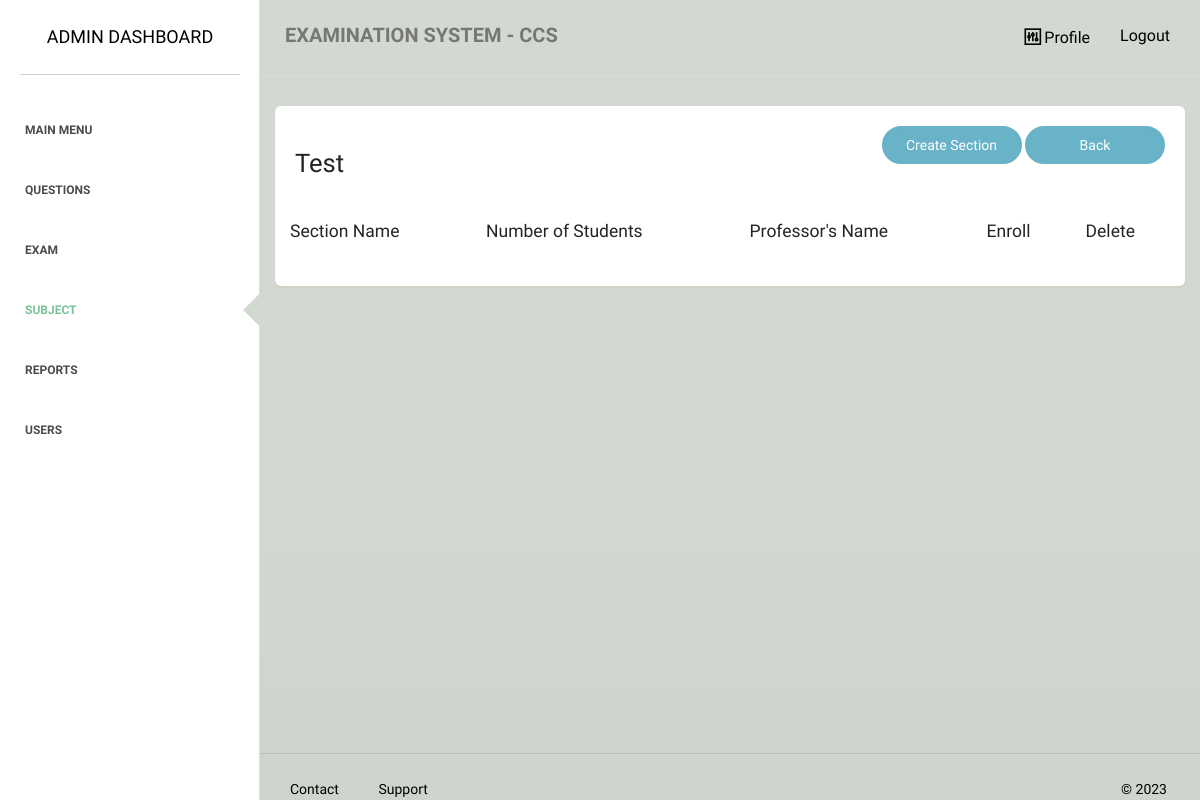
Before: /admin/class/section.php?id=0AIUEYAZ with the older database file.
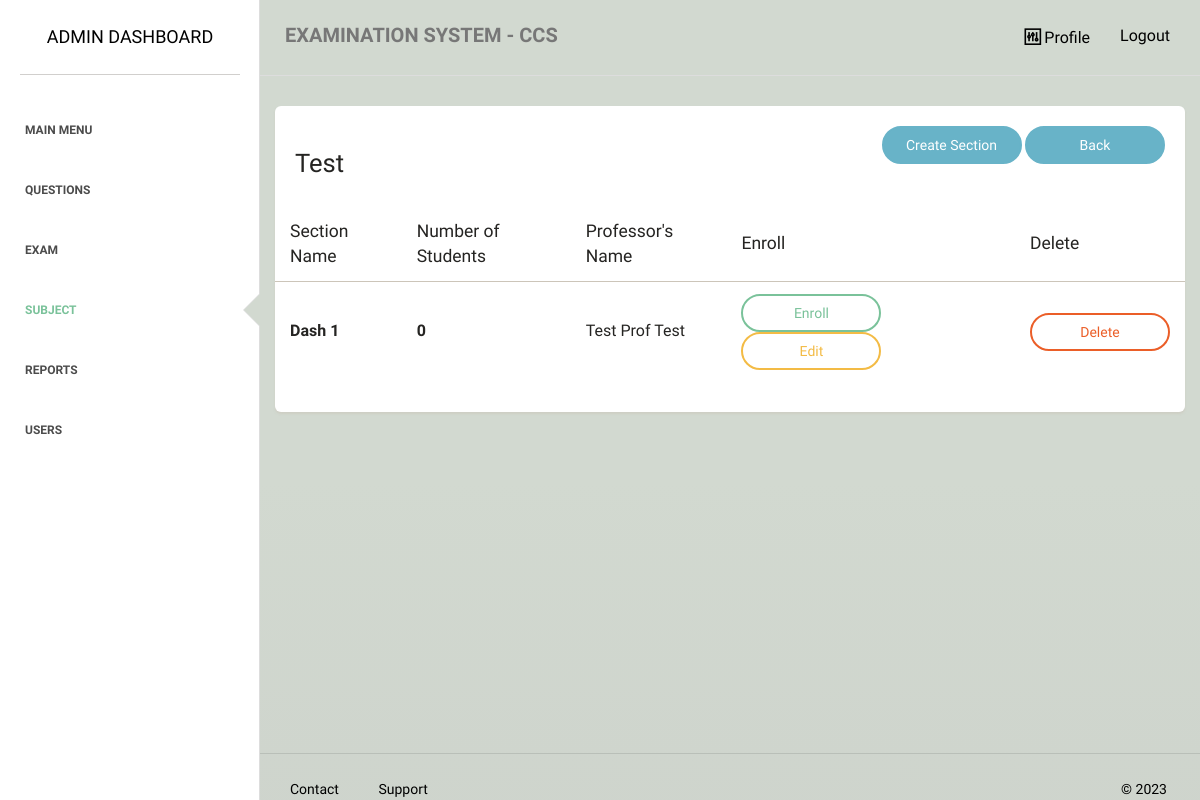
After: the same page with the newer database file.
### tables this page shows
CREATE TABLE `section` (
  `section_id` int(255) NOT NULL,
  `section_name` varchar(255) NOT NULL,
  `subject_id` varchar(255) NOT NULL,
  `prof_name` varchar(255) NOT NULL,
  `prof_id` varchar(255) NOT NULL
);

### admin/class/section.php (the view, shortened to what the changed rows need)
<?php
require_once "../../dbconnect.php";
$id = $_GET['id'] ?? '';
$statement = $pdo->prepare('SELECT  s.*, (select count(*) from enrolled_student e where e.subject_id = s.subject_id and e.section_id = s.section_id) as number_of_stud from section s where subject_id = :id');
$statement->bindValue(':id', $id);
$statement->execute();
$section = $statement->fetchAll(PDO::FETCH_ASSOC);
?>
<!doctype html>
<html lang="en">
<head>
    <link href="../../assets/css/main.css" rel="stylesheet" />
    <link href="../../assets/css/animate.css" rel="stylesheet"/>
    <link href="../../assets/css/paper-dashboard.css" rel="stylesheet"/>
    <link href="../../assets/css/demo.css" rel="stylesheet" />
    <link href="http://maxcdn.bootstrapcdn.com/font-awesome/latest/css/font-awesome.min.css" rel="stylesheet">
    <link href="../../assets/css/themify-icons.css" rel="stylesheet">
</head>
<body>
<div class="wrapper">
    <div class="main-panel">
        <div class="content">
            <div class="container-fluid">
                <div class="row">
                    <div class="">
                        <div class="card ">
                            <div class="content table-responsive table-full-width">
                                <table class="table">
                                    <thead>
                                    	<th>Section Name</th>
                                    	<th>Number of Students</th>
                                    	<th>Professor's Name</th>
                                    	<th>Enroll</th>
                                    	<th>Delete</th>
                                    </thead>
                                    <tbody>
                                        <?php foreach ($section as $i => $item): ?>
                                        <tr>
                                        	<td style="font-size:medium;"><b><?php echo $item['section_name']; ?></b></td>
                                        	<td style="font-size:medium;"><b><?php echo $item['number_of_stud']; ?></b></td>
                                        	<td style="font-size:medium;"><?php echo $item['prof_name']; ?></td>
											<td style="text-align:left;">
                                                <a href="enroll.php?id=<?php echo $item['section_id']; ?>&rnd_id=<?php echo $item['subject_id']; ?>" class="btn btn-success btn-wd">Enroll</a>
                                                <a href="edit.php?id=<?php echo $item['section_id']; ?>&rnd_id=<?php echo $item['subject_id']; ?>" class="btn btn-warning btn-wd">Edit</a>
                                            </td>
                                            <td style="text-align:left;">
                                                <a href="delete_section.php?id=<?php echo $item['section_id']; ?>&rnd_id=<?php echo $item['subject_id']; ?>" class="btn btn-danger btn-wd">Delete</a>
                                            </td>
                                        </tr>
                                        <?php endforeach;?>
                                    </tbody>
                                </table>
                            </div>
                        </div>
                    </div>
                </div>
            </div>
        </div>
    </div>
</div>
</body>
</html>

Changed rows visible on the page:
added section: section_name "Dash 1", number_of_stud "0", prof_name "Test Prof Test"
